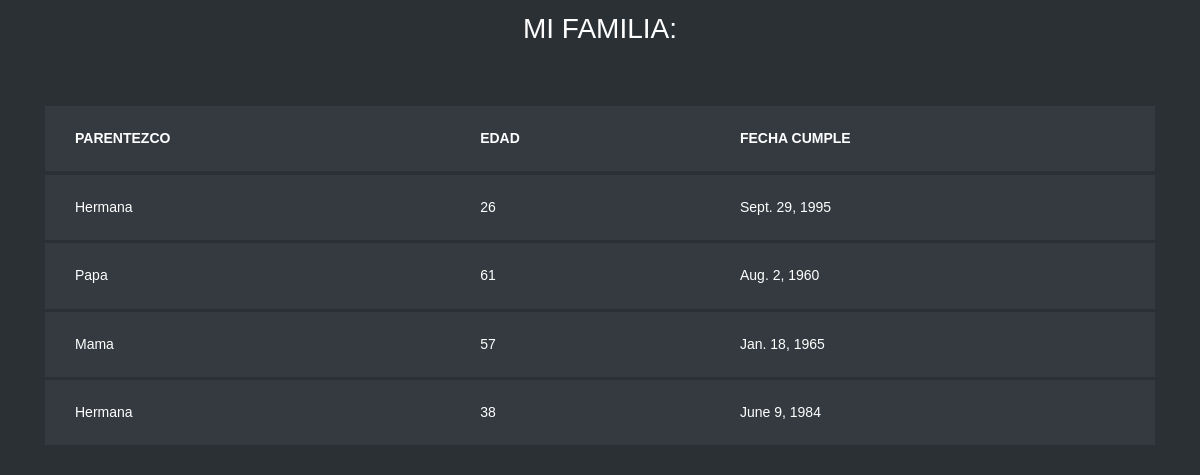
Screenshot of /familia/ with the database file from the repository.
### App_Desafio/models.py (models this page shows)
class Familia(models.Model):
    edad = models.IntegerField()
    parentezco = models.CharField(max_length=15)
    fecha_cumpleanios = models.DateField()

### App_Desafio/views.py (the view)
# urls.py: path('familia/', familia)
def familia(request):
    familiares = Familia.objects.all()
    contexto = {'familia': familiares}
    plantilla = loader.get_template('familia.html')
    vista_familia = plantilla.render(contexto)
    return HttpResponse(vista_familia)

### App_Desafio/templates/familia.html (shortened to what this page needs)
<!doctype html>
<html lang="en">
  <head>
	{% load static %}
	<link rel="stylesheet" type="text/css" href="{% static '/css/style.css' %}">
	</head>
	<body>
	<section>
		<div class="container">
			<div class="row justify-content-center">
				<div class="col-md-6 text-center mb-5">
					<h2 class="heading-section">MI FAMILIA:</h2>
				</div>
			</div>
						<table class="table table-bordered table-dark table-hover">
						  <thead>
						    <tr>
						      <th>PARENTEZCO</th>
						      <th>EDAD</th>
						      <th>FECHA CUMPLE</th>
						    </tr>
						  </thead>
						  <tbody>
						  	{% for familiar in familia %}
						    <tr>
						      <td>{{ familiar.parentezco }}</td>
						      <td>{{ familiar.edad }}</td>
						      <td>{{ familiar.fecha_cumpleanios }}</td>
						    </tr>
						  {% endfor%}
						  </tbody>
						</table>
	</section>
	</body>
</html>

### rows the page displays
Familia: parentezco "Hermana", edad "26", fecha_cumpleanios "Sept. 29, 1995"
Familia: parentezco "Papa", edad "61", fecha_cumpleanios "Aug. 2, 1960"
Familia: parentezco "Mama", edad "57", fecha_cumpleanios "Jan. 18, 1965"
Familia: parentezco "Hermana", edad "38", fecha_cumpleanios "June 9, 1984"
